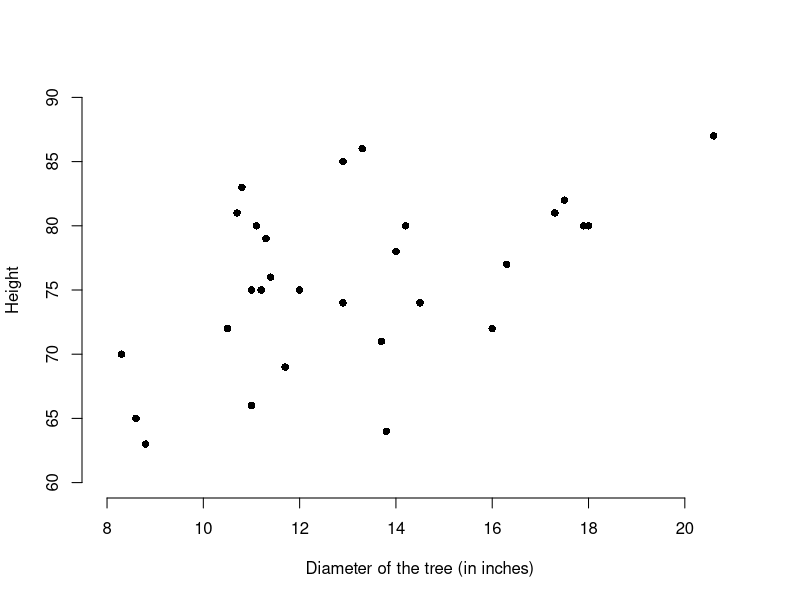
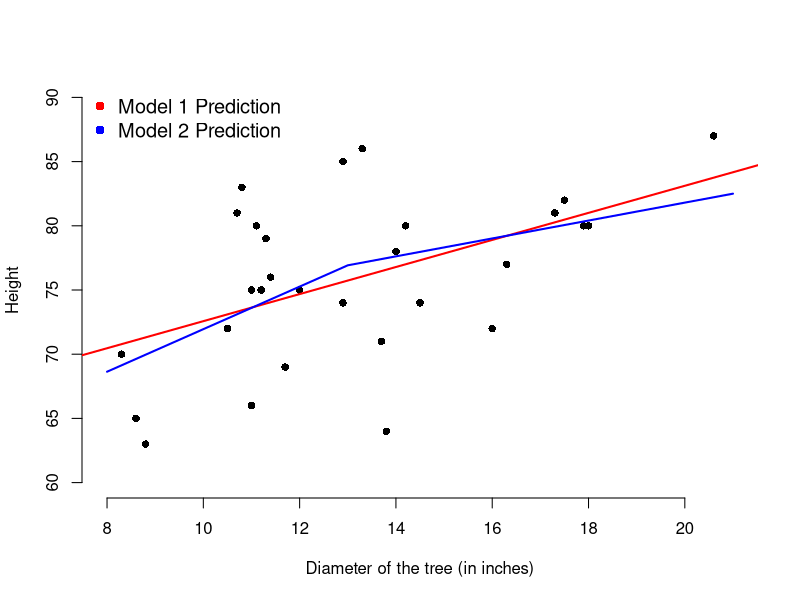

These figures' R source, in order:
## ---- chunk 1
plot(trees$Girth, trees$Height, xlab = "Diameter of the tree (in inches)",
         ylab = "Height", bty = "n", pch = 16,
         xlim = c(8, 21), ylim = c(60, 90))
## ---- chunk 2
  trees$Girthsp <- ifelse(trees$Girth - 13 > 0, trees$Girth - 13, 0)
  model1 <- lm(Height ~ Girth, data = trees)
  model2 <- lm(Height ~ Girthsp + Girth, data = trees)
 
  plot(trees$Girth, trees$Height, xlab = "Diameter of the tree (in inches)",
         ylab = "Height", bty = "n", pch = 16,
         xlim = c(8, 21), ylim = c(60, 90))
      abline(model1, col = "red", lwd = 2)

      model2lines <- predict(model2, newdata = data.frame(
        Girth = 8:21, Girthsp = ifelse(8:21 - 13 > 0, 8:21 - 13, 0)))

      lines(8:21, model2lines, col = "blue", lwd = 2)
    legend("topleft", c("Model 1 Prediction", "Model 2 Prediction"), pch = 16,
           col = c("red", "blue"), bty = "n", cex = 1.2)
